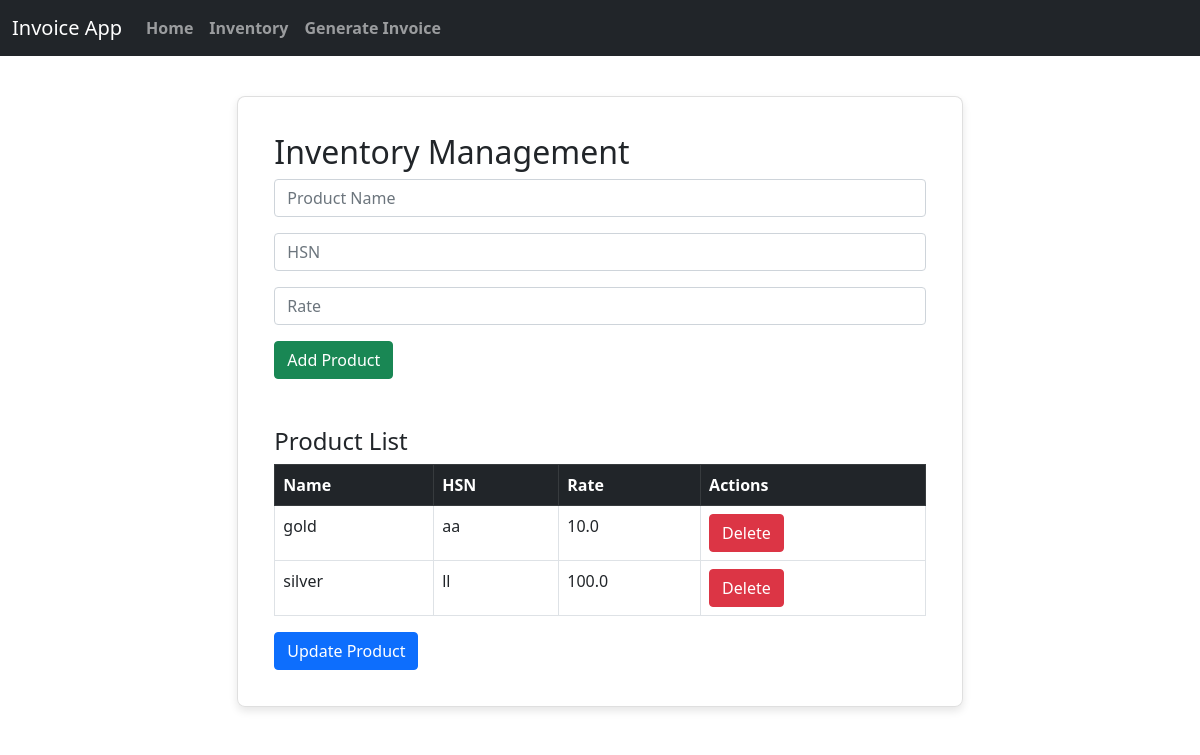
The page /inventory on the database as committed earlier.
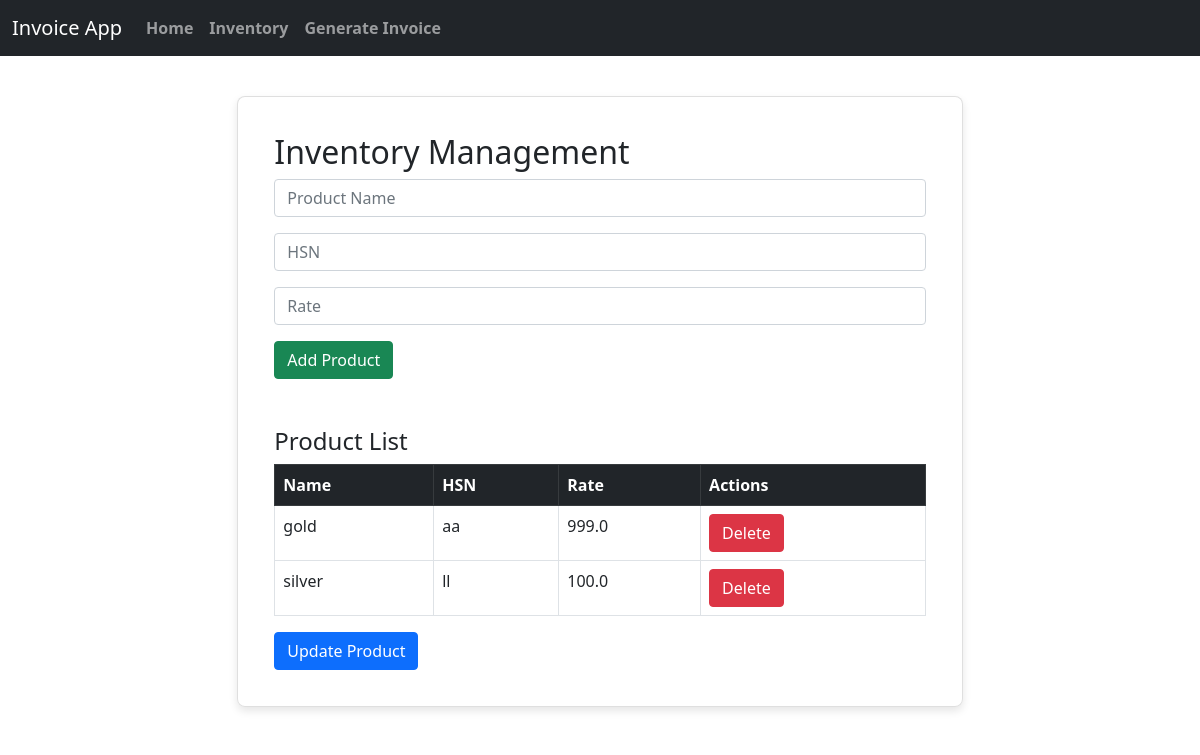
The same page on the database as committed later.
### models.py (models this page shows)
class Product(db.Model):
    id = db.Column(db.Integer, primary_key=True)
    name = db.Column(db.String(100), nullable=False)
    hsn = db.Column(db.String(20), nullable=False)
    rate = db.Column(db.Float, nullable=False)
    items = db.relationship('InvoiceItem', backref='product', cascade="all, delete-orphan", passive_deletes=True)

### app.py (the view)
@app.route('/inventory')
def inventory():
    products = Product.query.all()
    return render_template('inventory.html', products=products)

### templates/inventory.html (shortened to what this page needs)
<!DOCTYPE html>
<html lang="en">
<head>
    <link href="https://cdn.jsdelivr.net/npm/bootstrap@5.1.0/dist/css/bootstrap.min.css" rel="stylesheet">
    <link href="/static/css/styles.css" rel="stylesheet">
</head>
<body>
    <nav class="navbar navbar-expand-lg navbar-dark bg-dark fixed-top">
        <div class="container-fluid">
            <a class="navbar-brand" href="/">Invoice App</a>
            <div class="collapse navbar-collapse">
                <ul class="navbar-nav me-auto mb-2 mb-lg-0">
                    <li class="nav-item">
                        <a class="nav-link" href="/">Home</a>
                    </li>
                    <li class="nav-item">
                        <a class="nav-link" href="/inventory">Inventory</a>
                    </li>
                    <li class="nav-item">
                        <a class="nav-link" href="/generate_invoice_page">Generate Invoice</a>
                    </li>
                </ul>
            </div>
        </div>
    </nav>
    <div class="container">
        <div class="row">
            <div class="col-md-8 offset-md-2">
                <div class="card">
                    <div class="card-body">
                        <h2>Inventory Management</h2>
                        <form action="/add_product" method="POST">
                            <div class="mb-3">
                                <input type="text" name="name" class="form-control" placeholder="Product Name" required>
                            </div>
                            <div class="mb-3">
                                <input type="text" name="hsn" class="form-control" placeholder="HSN" required>
                            </div>
                            <div class="mb-3">
                                <input type="number" step="0.01" name="rate" class="form-control" placeholder="Rate" required>
                            </div>
                            <button type="submit" class="btn btn-success">Add Product</button>
                        </form>
                        <h4 class="mt-5">Product List</h4>
                        <table class="table table-bordered">
                            <thead class="table-dark">
                                <tr>
                                    <th>Name</th>
                                    <th>HSN</th>
                                    <th>Rate</th>
                                    <th>Actions</th>
                                </tr>
                            </thead>
                            <tbody>
                                {% for product in products %}
                                <tr>
                                    <td>{{ product.name }}</td>
                                    <td>{{ product.hsn }}</td>
                                    <td>{{ product.rate }}</td>
                                    <td>
                                        <form action="/delete_product/{{ product.id }}" method="POST" style="display:inline;">
                                            <button type="submit" class="btn btn-danger" onclick="return confirm('Are you sure?');">Delete</button>
                                        </form>
                                    </td>
                                </tr>
                                {% endfor %}
                            </tbody>
                        </table>
                        <button type="button" class="btn btn-primary" data-bs-toggle="modal" data-bs-target="#updateModal">Update Product</button>
                    </div>
                </div>
            </div>
        </div>
    </div>
</body>
</html>

### static/css/styles.css (style rules this page uses)
body { background-image: url('/static/images/your-background-image.jpg'); background-size: cover; background-position: center; background-repeat: no-repeat; background-attachment: fixed; height: 100vh; padding-top: 56px; }
nav a.nav-link { color: white; font-weight: bold; }
.card { margin-top: 20px; box-shadow: 0px 4px 8px rgba(0, 0, 0, 0.1); }
.container, .card { background-color: rgba(255, 255, 255, 0.9); padding: 20px; border-radius: 8px; }

Rows that differ between the two databases and show on the page:
changed Product "gold": rate "10.0" → "999.0"
